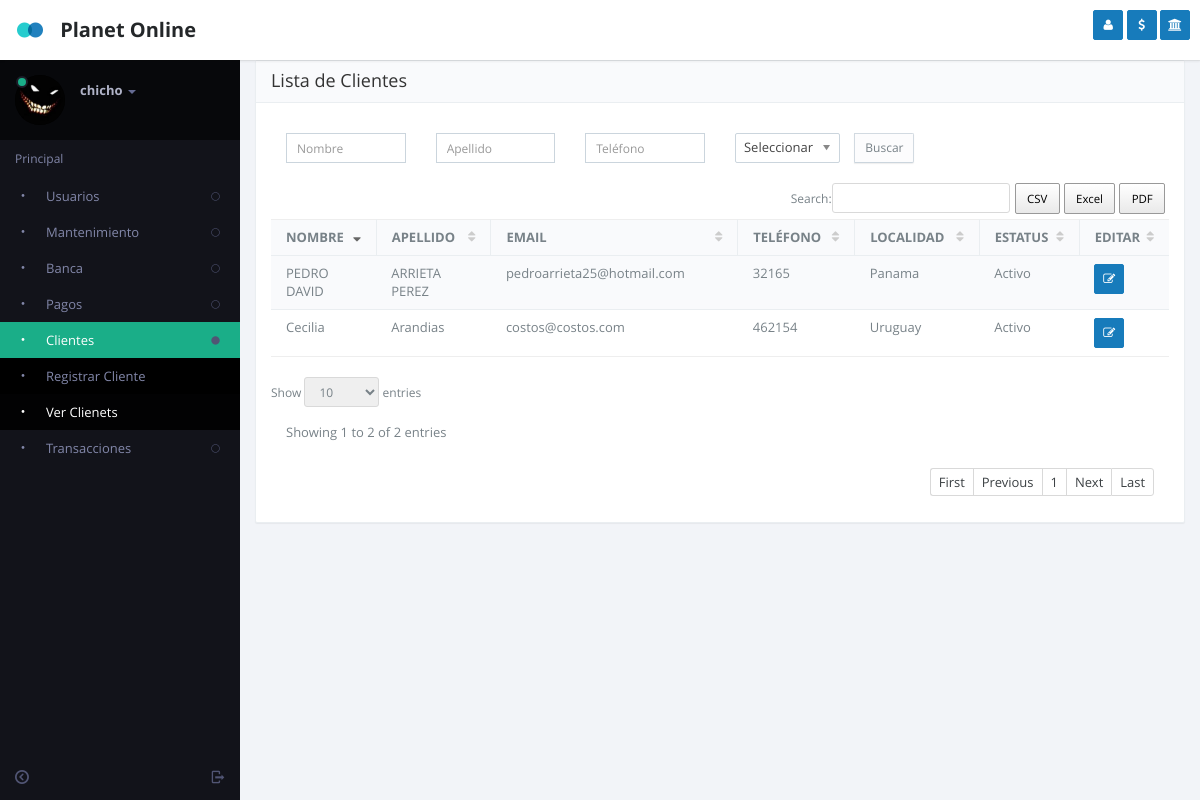
/customers.php (signed in), run on the app's committed database.
### tables this page shows
CREATE TABLE `users` (
  `id` int(11) NOT NULL,
  `user` varchar(50) NOT NULL,
  `name` varchar(50) NOT NULL,
  `last_name` varchar(50) NOT NULL,
  `id_roll_user` int(11) NOT NULL,
  `password` varchar(50) NOT NULL,
  `image` varchar(250) NOT NULL,
  `stat` int(11) NOT NULL,
  `location` int(11) NOT NULL,
  `create_date` datetime NOT NULL DEFAULT CURRENT_TIMESTAMP,
  `email` varchar(100) NOT NULL,
  `id_user_reg` int(11) NOT NULL,
  `percentage` decimal(3,2) NOT NULL,
  `referred` int(11) NOT NULL
);

CREATE TABLE `customer` (
  `id` int(11) NOT NULL,
  `name` varchar(50) NOT NULL,
  `last_name` varchar(50) NOT NULL,
  `email` varchar(100) NOT NULL,
  `phone` varchar(50) NOT NULL,
  `id_reside_country` int(11) NOT NULL,
  `image` varchar(250) NOT NULL,
  `stat` int(11) NOT NULL,
  `create_date` timestamp NOT NULL DEFAULT CURRENT_TIMESTAMP,
  `id_user_create` int(11) NOT NULL
);

CREATE TABLE `country` (
  `id` int(11) NOT NULL,
  `name` varchar(50) NOT NULL,
  `stat` int(11) NOT NULL,
  `id_user_reg` int(11) NOT NULL,
  `data_time` datetime NOT NULL
);

### include/defs.php (called while the page is built, shortened)
<?php
	function MySQLQuery($query)
	{
		$success= mysql_db_query($GLOBALS["DB_DBName"], $query);
		return $success;
	}
	function GetRecord($strTable, $strCriteria)
	{
		$strQuery = "select * from $strTable ";
		if(!empty($strCriteria))
			$strQuery .= "where $strCriteria;";
		$nResult = MySQLQuery($strQuery);
		return mysql_fetch_array($nResult,MYSQL_ASSOC);
	}
	function GetRecords($sql)
	{
		$check=MySQLQuery($sql);
		$return=array();
		$i=0;
		while ($row = mysql_fetch_array($check))
		 {
			$return[$i]=$row;
			$i++;
		}
		return $return;
	}
?>

### customers.php (the view, shortened to what this page needs)
<?php
    $custclass="class='active'";
    $editCntclass="class='active'";
    include("include/defs.php");
    include("header.php");
    $where = "where (1=1)";
      $arrUser = GetRecords("SELECT customer.*,
                                    country.name as LOCATION
                             from customer
                             inner join country on country.id = customer.id_reside_country
                             $where
                             order by customer.id");
?>
	<section id="content">
          <section class="vbox">
            <section class="scrollable padder">
              <section class="panel panel-default">
                <header class="panel-heading">
                          <span class="h4">Lista de Clientes</span>
                </header>
                <div class="panel-body">
                    <form method="post" action="" novalidate>
                      <div class="row wrapper">
                        <div class="col-sm-2 m-b-xs">
                          <div class="input-group">
                            <input type="text" class="input-s input-sm form-control" value="<?php if(isset($name)){ echo $name;}?>" name="name" placeholder="Nombre">
                          </div>
                        </div>
                        <div class="col-sm-2 m-b-xs">
                          <div class="input-group">
                            <input type="text" class="input-s input-sm form-control" value="<?php if(isset($lname)){ echo $lname;}?>" name="lname" placeholder="Apellido">
                          </div>
                        </div>
                        <div class="col-sm-2 m-b-xs">
                          <div class="input-group">
                            <input type="text" class="input-s input-sm form-control" value="<?php if(isset($user)){ echo $user;}?>" name="phone" placeholder="Teléfono">
                          </div>
                        </div>
                        <div class="col-sm-3 m-b-xs">
                          <div class="input-group">
                            <span class="input-group-btn padder "><button type="submit" class="btn btn-sm btn-default">Buscar</button></span>
                          </div>
                        </div>
                      </div>
                    </form>
                    <div class="table-responsive">
                        <table class="table table-striped b-t b-light" data-ride="datatables">
                          <thead>
                            <tr>
                              <th>NOMBRE</th>
                              <th>APELLIDO</th>
                              <th>EMAIL</th>
                              <th>TELÉFONO</th>
                              <th>LOCALIDAD</th>
                              <th>ESTATUS</th>
                              <th>EDITAR</th>
                            </tr>
                          </thead>
                          <tbody>
                          <?PHP
                            foreach ($arrUser as $key => $value) {
                              $status = ($value['stat'] == 1) ? 'Activo' : 'Inactivo';
                            ?>
                          <tr>
                              <td class="tbdata"> <?php echo $value['name']?> </td>
                              <td class="tbdata"> <?php echo $value['last_name']?> </td>
                              <td class="tbdata"> <?php echo $value['email']?> </td>
                              <td class="tbdata"> <?php echo $value['phone']?> </td>
                              <td class="tbdata"> <?php echo $value['LOCATION']?> </td>
                              <td class="tbdata"> <?php echo $status?> </td>
                              <td>
                                <a href="modal-customer.php?id=<?php echo $value['id']?>" title="Agregar una nota" data-toggle="ajaxModal" class="btn btn-sm btn-icon btn-primary"><i class="fa fa-edit (alias)"></i></a>
                              </td>
                          </tr>
                          <?php
                          }
                          ?>
                          </tbody>
                        </table>
                    </div>
                </div>
              </section>
            </section>
        </section>
    </section>
<?php
	include("footer.php");
?>

### left-nav.php (shortened to what this page needs)
    <aside class="bg-black aside-md hidden-print hidden-xs" id="nav">
      <section class="vbox">
        <section class="w-f scrollable">
          <div class="slim-scroll" data-height="auto" data-disable-fade-out="true" data-distance="0" data-size="10px" data-railOpacity="0.2">
            <div class="clearfix wrapper dk nav-user hidden-xs">
              <div class="dropdown">
                <a href="#" class="dropdown-toggle" data-toggle="dropdown">
                  <span class="thumb avatar pull-left m-r">
                    <?php
                      $getuserDetail = GetRecord("users", "id =".$_SESSION['USER_ID']);
                      if(isset($getuserDetail['image']) && $getuserDetail['image'] != '')
                        $uimage = $getuserDetail['image'];
                      else
                        $uimage = "images/p0.jpg";
                    ?>
                    <img src="<?php echo $uimage;?>" class="dker" alt="...">
                    <i class="on md b-black"></i>
                  </span>
                  <span class="hidden-nav-xs clear">
                    <span class="block m-t-xs">
                      <strong class="font-bold text-lt"><?php echo $_SESSION['USER_NAME']?></strong>
                      <b class="caret"></b>
                    </span>
                  </span>
                </a>
              </div>
            </div>
            <nav class="nav-primary hidden-xs">
              <div class="text-muted text-sm hidden-nav-xs padder m-t-sm m-b-sm"><a href="main.php">Principal</a></div>
              <ul class="nav nav-main" data-ride="collapse">
                <?php if($_SESSION['USER_ROLE'] == 1) : ?>
                <li <?php if(isset($userclass)) echo $userclass;?>>
                  <a href="#" class="auto">
                    <span class="pull-right text-muted">
                      <i class="i i-circle-sm-o text"></i>
                    </span>
                    <i class="i i-dot"></i>
                    <span>Usuarios</span>
                  </a>
                </li>
                <li <?php if(isset($mantenimientoclass)) echo $mantenimientoclass;?>>
                  <a href="#" class="auto">
                    <span class="pull-right text-muted">
                      <i class="i i-circle-sm-o text"></i>
                    </span>
                    <i class="i i-dot"></i>
                    <span>Mantenimiento</span>
                  </a>
                </li>
                <li <?php if(isset($bankclass)) echo $bankclass;?>>
                  <a href="#" class="auto">
                    <span class="pull-right text-muted">
                      <i class="i i-circle-sm-o text"></i>
                    </span>
                    <i class="i i-dot"></i>
                    <span>Banca</span>
                  </a>
                </li>
                <li <?php if(isset($pay)) echo $pay;?>>
                  <a href="#" class="auto">
                    <span class="pull-right text-muted">
                      <i class="i i-circle-sm-o text"></i>
                    </span>
                    <i class="i i-dot"></i>
                    <span>Pagos</span>
                  </a>
                </li>
                <?php endif;?>
                <li <?php if(isset($custclass)) echo $custclass;?>>
                  <a href="#" class="auto">
                    <span class="pull-right text-muted">
                      <i class="i i-circle-sm text-active"></i>
                    </span>
                    <i class="i i-dot"></i>
                    <span>Clientes</span>
                  </a>
                  <ul class="nav dker">
                    <li <?php if(isset($registerCntclass)) echo $registerCntclass;?>>
                      <a href="register_customer.php"><i class="i i-dot"></i>
                        <span>Registrar Cliente</span>
                      </a>
                    </li>
                    <li <?php if(isset($editCntclass)) echo $editCntclass;?>>
                      <a href="customers.php"><i class="i i-dot"></i>
                        <span>Ver Clienets</span>
                      </a>
                    </li>
                  </ul>
                </li>
                <li <?php if(isset($transaction)) echo $transaction;?>>
                  <a href="#" class="auto">
                    <span class="pull-right text-muted">
                      <i class="i i-circle-sm-o text"></i>
                    </span>
                    <i class="i i-dot"></i>
                    <span>Transacciones</span>
                  </a>
                </li>
          </ul>
        </nav>
      </div>
    </section>
    <footer class="footer hidden-xs no-padder text-center-nav-xs">
      <a href="modal.lockme.html" data-toggle="ajaxModal" class="btn btn-icon icon-muted btn-inactive pull-right m-l-xs m-r-xs hidden-nav-xs">
        <i class="i i-logout"></i>
      </a>
      <a href="#nav" data-toggle="class:nav-xs" class="btn btn-icon icon-muted btn-inactive m-l-xs m-r-xs">
        <i class="i i-circleleft text"></i>
      </a>
    </footer>
  </section>
</aside>

### js/datatables/datatables.css (style rules this page uses)
.dataTables_wrapper .table { border: 1px solid #eee; border-width: 1px 0; }
.dataTables_wrapper th { cursor: pointer; outline: 0; }
.dataTables_wrapper th:after { font-family: FontAwesome; color: #666; position: relative; font-weight: normal; float: right; }
.dataTables_wrapper .sorting:after { content: "\f0dc"; color: #ccc; }
.dataTables_wrapper .sorting_desc:after { content: "\f0dd"; }

### data on the page
users: image (picture)
customer: name "PEDRO DAVID", last_name "ARRIETA PEREZ", email "pedroarrieta25@hotmail.com", phone "32165", country.name "Panama", stat "Activo"
customer: name "Cecilia", last_name "Arandias", email "costos@costos.com", phone "462154", country.name "Uruguay", stat "Activo"

### other printed values
$_SESSION['USER_NAME'] "chicho"
